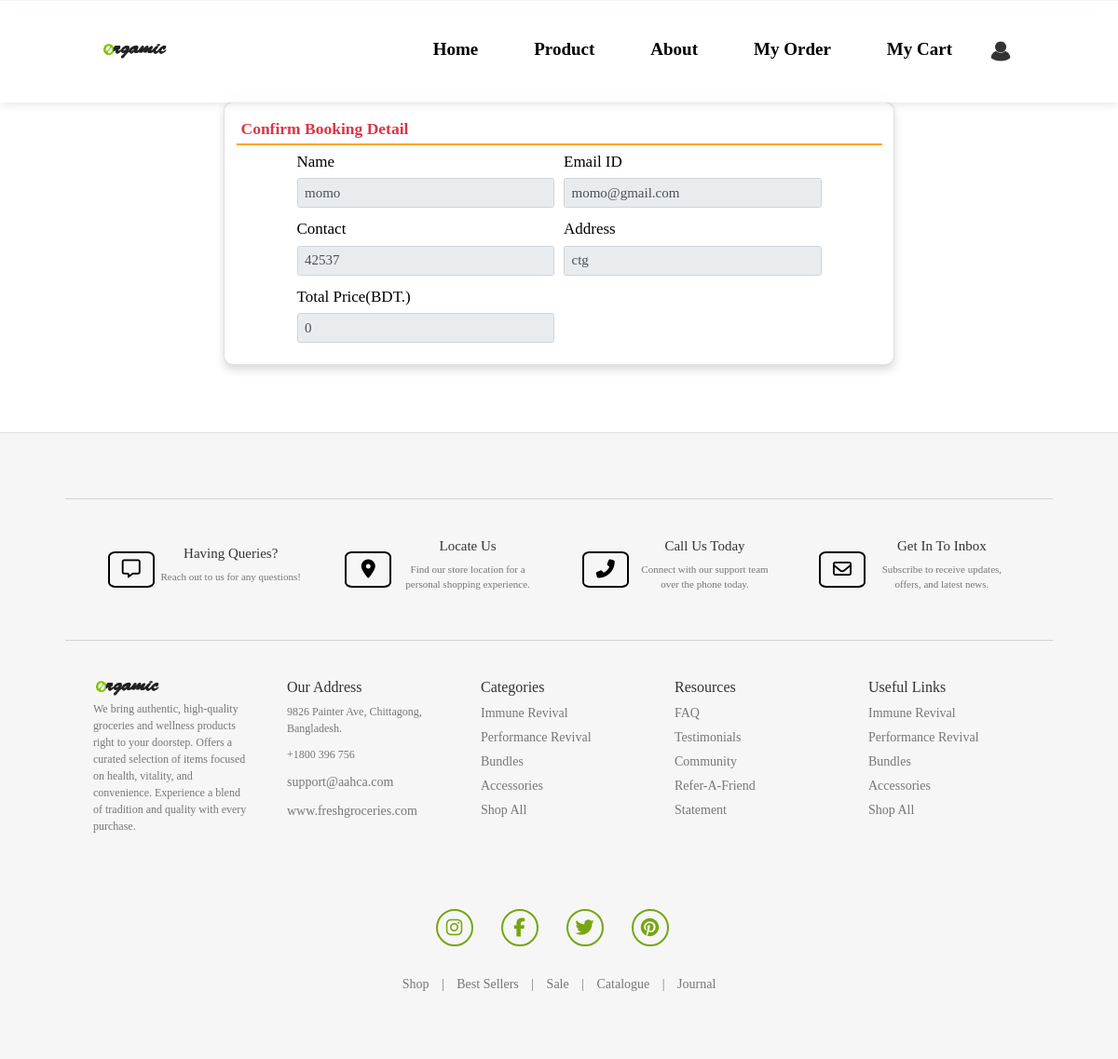
/booking/ (signed in), run on the app's committed database.
### groceryapp/models.py (models this page shows, shortened)
class UserProfile(models.Model):
    user = models.ForeignKey (User, on_delete=models.CASCADE, null=True, blank=True)
    mobile = models.CharField(max_length=100, null=True, blank=True)
    address = models.TextField(null=True, blank=True)

### groceryapp/views.py (the view)
# urls.py: path('booking/', booking, name="booking"),
def booking(request):
    user = UserProfile.objects.get(user=request.user)
    cart = Cart.objects.get(user=request.user)
    total = 0
    productid = (cart.product).replace("'", '"')
    productid = json.loads(str(productid))
    try:
        productid = productid['objects'][0]
    except:
        messages.success(request, "Cart is empty, Please add product in cart.")
        return redirect('cart')
    for i,j in productid.items():
        product = Product.objects.get(id=i)
        total += int(j) * int(product.price)
    if request.method == "POST":
        book = Booking.objects.create(user=request.user, product=cart.product, total=total)
        cart.product = {'objects':[]}
        cart.save()
        messages.success(request, "Book Order Successfully")
        return redirect('home')
    return render(request, "booking.html", locals())

### groceryapp/templates/booking.html (shortened to what this page needs)
{% extends 'main.html' %}
{% block body %}
{% load static %}
<link rel="stylesheet" href="https://maxcdn.bootstrapcdn.com/bootstrap/4.3.1/css/bootstrap.min.css">
<link rel="stylesheet" href="{% static 'style.css' %}">
<div class="card shadow" style="margin: 9% 4% 6% 4%; display: flex; justify-self: center;" id="signupform">
    <div class="card-body">
        <h3 class="p-2 text-danger" style="border-bottom: 2px solid orange; font-weight: bolder;">Confirm Booking Detail</h3>
        <div class="container-fluid">
            <form method="POST"  enctype="multipart/form-data" style="font-size: 17px;">
                <div class="form-row">
                    <div class="col-sm-6">
                        <div class="form-group">
                            <label>Name</label>
                            <input type="text" name="user_name" readonly placeholder="Enter Your Name"  class="form-control" style="font-size: 15px;" value="{{user.user.username}}">
                        </div>
                    </div>
                    <div class="col-sm-6">
                        <div class="form-group">
                            <label>Email ID</label>
                            <input type="email" name="email" readonly placeholder="Email Address" required class="form-control" style="font-size: 15px;" value="{{user.user.email}}">
                        </div>
                    </div>
                    <div class="col-sm-6">
                        <div class="form-group">
                            <label>Contact</label>
                            <input type="text" name="mobile" readonly placeholder="Contact Number" required class="form-control" style="font-size: 15px;" value="{{user.mobile}}">
                        </div>
                    </div>
                    <div class="col-sm-6">
                        <div class="form-group">
                            <label>Address</label>
                            <input name="address" readonly class="form-control" style="font-size: 15px;" placeholder="Full Address" value="{{user.address}}">
                        </div>
                    </div>
                    <div class="col-sm-6">
                        <div class="form-group">
                            <label>Total Price(BDT.)</label>
                            <input type="text" name="total" readonly class="form-control"style="font-size: 15px;" value="{{total}}" >
                        </div>
                    </div>
                </div>
            </form>
        </div>
    </div>
</div>
{% endblock %}

### groceryapp/static/style.css (style rules this page uses)
* { margin: 0; padding: 0; box-sizing: border-box; text-decoration: none; border: none; outline: none; font-family: cursive; }
html { font-size: 62.5%; }
body { width: 100%; height: 100vh; overflow-x: hidden; background-color: rgb(255, 255, 255); color: rgb(0, 0, 0); }
.card { display: flex; flex-direction: column; width: 60%; background-color: white; border-radius: 10px; box-shadow: 0 4px 15px rgba(0, 0, 0, 0.5); overflow: hidden; position: relative; transition: transform 0.3s, filter 0.3s; }
form { display: flex; align-items: center; justify-content: center; flex-direction: column; padding: 0rem 5rem; transition: all 0.2s 0.7s; overflow: hidden; grid-column: 1 / 2; grid-row: 1 / 2; }

### data on the page
UserProfile: user_name "momo", email "momo@gmail.com", mobile "42537", address "ctg"
